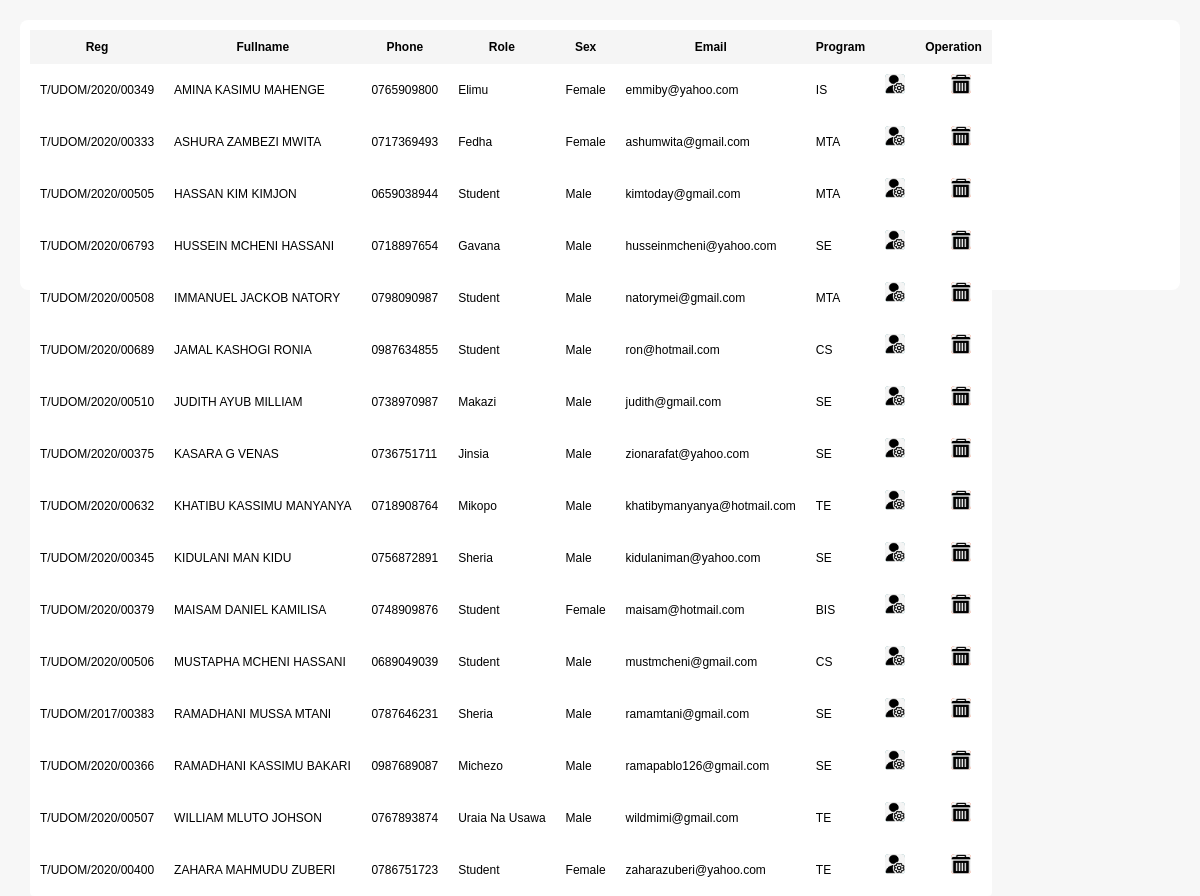
/php/users_search.php (signed in), run on the app's committed database.
### tables this page shows
CREATE TABLE `student_tb` (
  `id` int(11) NOT NULL,
  `regno` varchar(30) NOT NULL,
  `fname` text NOT NULL,
  `mname` text NOT NULL,
  `lname` text NOT NULL,
  `gender` enum('male','female') NOT NULL,
  `email` varchar(100) NOT NULL,
  `phone` varchar(13) NOT NULL,
  `password` varchar(255) NOT NULL,
  `program` enum('BIS','MTA','SE','CS','TE','CE','IDIT','IS','HIS','DET') NOT NULL,
  `accademic_year` date NOT NULL,
  `role` enum('makazi','student','gavana','fedha','mikopo','jinsia','sheria','superControl','michezo','elimu','uraia na usawa','none') DEFAULT NULL
);

### php/session.php (called while the page is built, shortened)
<?php
include '../config/connection.php';
$adm=sha1('u_d_o_s_o_p_l_a_t_f_o_r_m');
$log_e=$_SESSION['log_in'];
$log_u=$_SESSION['log_user'];
$sql=("select phone,accademic_year,fname,lname,mname,role,regno,email,password from student_tb where regno='$log_u' or email='$log_e' and password='$pa_s'");
$result=mysqli_query($dbc,$sql);
$row=mysqli_fetch_assoc($result);
$role=$row['role'];
 ?>

### php/users_search.php (the view, shortened to what this page needs)
<?php
include 'session.php';
include '../config/connection.php';
?>
<html>
<head>
	<link rel="stylesheet" type="text/css" href="..assets/css/style.css">
</head>
<body>
	<?php
	if(isset($_POST['search'])){
	$search=mysqli_real_escape_string($dbc, $_POST['search']);
	$query="
	 select * from student_tb where fname like '%".$search."%'
	 OR regno like '%".$search."%'
	 OR fname like '%".$search."%'
	 OR mname like '%".$search."%'
	 OR lname like '%".$search."%'
	 OR gender like '%".$search."%'
	 OR email like '%".$search."%'
	 OR program like '%".$search."%'
	 OR role like '%".$search."%'
	 order by fname asc
	 ";
	 $sql=mysqli_query($dbc,$query);
	 $count=mysqli_num_rows($sql);
	if($count > 0){
?>
<div class="info">
<table>
	<form action="" method="post">
	<tr>
	<th>reg</th>
	<th>fullname</th>
	<th>phone</th>
	<th>role</th>
	<th>sex</th>
	<th>email</th>
	<th>program</th>
	<th></th>
	<?php
	if($role == 'gavana'){?>
		<th colspan="3">role</th>
	<?php }else{
	?>
	<th colspan="3">operation</th>
	<?php }?>
</tr>
<?php
while($row=mysqli_fetch_array($sql)){
	$upt=sha1($row['id']);
	$edt=sha1($row['id']);
	$del=sha1($row['id']);
?>
<?php if($row['role']=='superControl'){}else{?>
<tr>
	<td><mark style="text-transform:uppercase"><?php echo $row['regno'];?></mark></td>
	<td><?php echo strtoupper($row['fname'].'  '.$row['mname'].'  '.$row['lname']);?></td>
	<td><?php echo strtoupper($row['phone']);?></td>
	<td><?php echo $row['role'];?></td>
	<td><?php echo $row['gender'];?></td>
	<td style="text-transform:lowercase;"><?php echo $row['email'];?></td>
	<td><?php echo strtoupper($row['program']);?></td>
	<td><form method="post" action="?<?php echo $adm;?>&&upt=<?php echo $upt;?>"><input type="image" src="../assets/img/role.png" title="change role" class="img-superControl"  style="background:cadetblue;color: white;" name="update" class="action" onclick="return confirm('Are you sure you want to CHANGE ROLE click ok to CHANGE ROLE ?')"></form></td>
	<?php
	if($role == 'gavana'){
	}else{
	?>
	<td><form method="post" action="?<?php echo $adm;?>&&edit_user=<?php echo $edt;?>"><input type="image" src="../assets/img/edit.png" title="edit details" class="img-superControl" style="background:cadetblue" type="submit" name="edit" class="action" onclick="return confirm('Are you sure you want to EDIT click ok to EDIT ?')"></form></td>
	<td><form action="../php/operation.php?rmv=<?php echo $del;?>" method="post">
		<input type="image" class="img-superControl" src="../assets/img/remove.png" name="remove" title="remove student" style="background:#ed400c" onclick="return confirm('Are you sure you want to DELETE click ok to DELETE ?')" class="action">
		</form>
	</td>
</tr>
<?php } ?>
<?php
}
}
?>
</table>
</form>
</div>
<?php
}else{
	$mms= "<label class='msg' style='padding:10px;'>no data found ! </label><br>";
	echo $mms;
}
?>
<?php
}else{
	$query="select * from student_tb order by fname asc";
	$sql=mysqli_query($dbc,$query);
	$count=mysqli_num_rows($sql);
	if($count > 0){
?>
<div class="info">
	<table style="text-transform: uppercase;">
			<tr>
	<th>reg</th>
	<th>fullname</th>
	<th>phone</th>
	<th>role</th>
	<th>sex</th>
	<th>email</th>
	<th>program</th>
	<th></th>
	<?php
	if($role == 'gavana'){?>
		<th colspan="3">role</th>
		<?php
	}else{
	?>
	<th colspan="3">operation</th>
	<?php } ?>
</tr>
<?php
while($row=mysqli_fetch_array($sql)){
	$upt=sha1($row['id']);
	$del=sha1($row['id']);
?>
<?php if($row['role']=='superControl'){}else{?>
<tr>
	<td style="text-transform:uppercase"><?php echo strtoupper($row['regno']);?></td>
	<td><?php echo strtoupper($row['fname'].' '.$row['mname'].' '.$row['lname']);?></td>
	<td><?php echo strtoupper($row['phone']);?></td>
	<td><?php echo $row['role'];?></td>
	<td><?php echo $row['gender'];?></td>
	<td style="text-transform:lowercase;"><?php echo $row['email'];?></td>
	<td><?php echo strtoupper($row['program']);?></td>
	<td><form method="post" action="?<?php echo $adm;?>&&upt=<?php echo $upt;?>"><input type="image" src="../assets/img/role.png" title="change role" class="img-superControl"  style="background:cadetblue;color: white;" name="update" class="action" onclick="return confirm('Are you sure you want to CHANGE ROLE click ok to CHANGE ROLE ?')"></form></td>
	<?php
	if($role == 'gavana'){
	}else{
	?>
	<td></td>
	<td><form action="../php/operation.php?rmv=<?php echo $del;?>" method="post">
		<input type="image" class="img-superControl" src="../assets/img/remove.png" name="remove" title="remove student" style="background:#ed400c" onclick="return confirm('Are you sure you want to DELETE click ok to DELETE ?')" class="action">
		</form>
	</td>
</tr>
<?php } ?>
<?php
	}
}
}else{
	echo "<label class='msg'>no data found</label>";
}
}
?>
</table>
</div>
</body></html>

### assets/css/style.css (style rules this page uses)
* { font-family: sans-serif; }
body { margin: 0; background: #f7f7f7; font-family: sans-serif; }
th,td { border: none; border-color: none; }
table { background-color:#f8f8f8; }

### php/users_search.php (style rules this page uses)
.info { max-height:250px; width:auto; padding: 10px; margin: 20px; background-color: white; }
table { text-transform: uppercase; width: auto; padding: 10px; background-color: whitesmoke; border: 1px solid #ccc; border-radius: 3px; }
th { background: whitesmoke; padding: 10px; text-transform: capitalize; font-family: sans-serif; font-size: 12; }
td { font-size: 12px; padding: 15px; font-family: sans-serif; text-transform: capitalize; }
@media only screen and (min-width: 768px) { .info { max-height: 250px; width:auto; padding: 10px; margin: 20px; background-color: white; border-radius: 8px; border: none; } }
@media only screen and (min-width: 768px) { table { border-collapse: collapse; border-spacing: 3px; text-transform: uppercase; width: auto; padding: 15px; background-color: white; border: none; border-radius: 4px; } }
@media only screen and (min-width: 768px) { td { border-radius: 4px; #border: 1px solid #ccc; padding: 10px; } }
.img-superControl { width: 20px; height: 20px; border: 1px solid none; border-radius: 4px; }

### data on the page
student_tb: regno "T/UDOM/2020/00349", fname+mname+lname "AMINA KASIMU MAHENGE", phone "0765909800", role "Elimu", gender "Female", email "emmiby@yahoo.com", program "IS"
student_tb: regno "T/UDOM/2020/00333", fname+mname+lname "ASHURA ZAMBEZI MWITA", phone "0717369493", role "Fedha", gender "Female", email "ashumwita@gmail.com", program "MTA"
student_tb: regno "T/UDOM/2020/00505", fname+mname+lname "HASSAN KIM KIMJON", phone "0659038944", role "Student", gender "Male", email "kimtoday@gmail.com", program "MTA"
student_tb: regno "T/UDOM/2020/06793", fname+mname+lname "HUSSEIN MCHENI HASSANI", phone "0718897654", role "Gavana", gender "Male", email "husseinmcheni@yahoo.com", program "SE"
student_tb: regno "T/UDOM/2020/00508", fname+mname+lname "IMMANUEL JACKOB NATORY", phone "0798090987", role "Student", gender "Male", email "natorymei@gmail.com", program "MTA"
student_tb: regno "T/UDOM/2020/00689", fname+mname+lname "JAMAL KASHOGI RONIA", phone "0987634855", role "Student", gender "Male", email "ron@hotmail.com", program "CS"
student_tb: regno "T/UDOM/2020/00510", fname+mname+lname "JUDITH AYUB MILLIAM", phone "0738970987", role "Makazi", gender "Male", email "judith@gmail.com", program "SE"
student_tb: regno "T/UDOM/2020/00375", fname+mname+lname "KASARA G VENAS", phone "0736751711", role "Jinsia", gender "Male", email "zionarafat@yahoo.com", program "SE"
student_tb: regno "T/UDOM/2020/00632", fname+mname+lname "KHATIBU KASSIMU MANYANYA", phone "0718908764", role "Mikopo", gender "Male", email "khatibymanyanya@hotmail.com", program "TE"
student_tb: regno "T/UDOM/2020/00345", fname+mname+lname "KIDULANI MAN KIDU", phone "0756872891", role "Sheria", gender "Male", email "kidulaniman@yahoo.com", program "SE"
student_tb: regno "T/UDOM/2020/00379", fname+mname+lname "MAISAM DANIEL KAMILISA", phone "0748909876", role "Student", gender "Female", email "maisam@hotmail.com", program "BIS"
student_tb: regno "T/UDOM/2020/00506", fname+mname+lname "MUSTAPHA MCHENI HASSANI", phone "0689049039", role "Student", gender "Male", email "mustmcheni@gmail.com", program "CS"
student_tb: regno "T/UDOM/2017/00383", fname+mname+lname "RAMADHANI MUSSA MTANI", phone "0787646231", role "Sheria", gender "Male", email "ramamtani@gmail.com", program "SE"
student_tb: regno "T/UDOM/2020/00366", fname+mname+lname "RAMADHANI KASSIMU BAKARI", phone "0987689087", role "Michezo", gender "Male", email "ramapablo126@gmail.com", program "SE"
student_tb: regno "T/UDOM/2020/00507", fname+mname+lname "WILLIAM MLUTO JOHSON", phone "0767893874", role "Uraia Na Usawa", gender "Male", email "wildmimi@gmail.com", program "TE"
student_tb: regno "T/UDOM/2020/00400", fname+mname+lname "ZAHARA MAHMUDU ZUBERI", phone "0786751723", role "Student", gender "Female", email "zaharazuberi@yahoo.com", program "TE"
